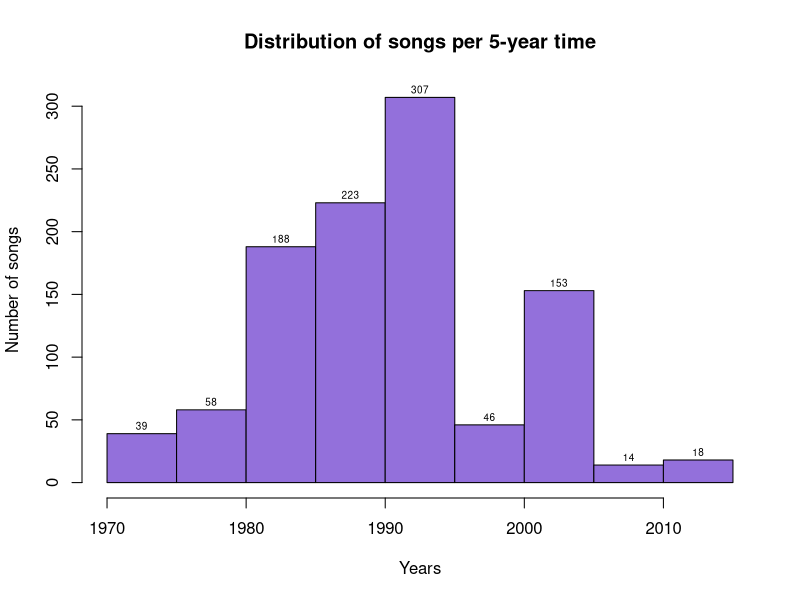
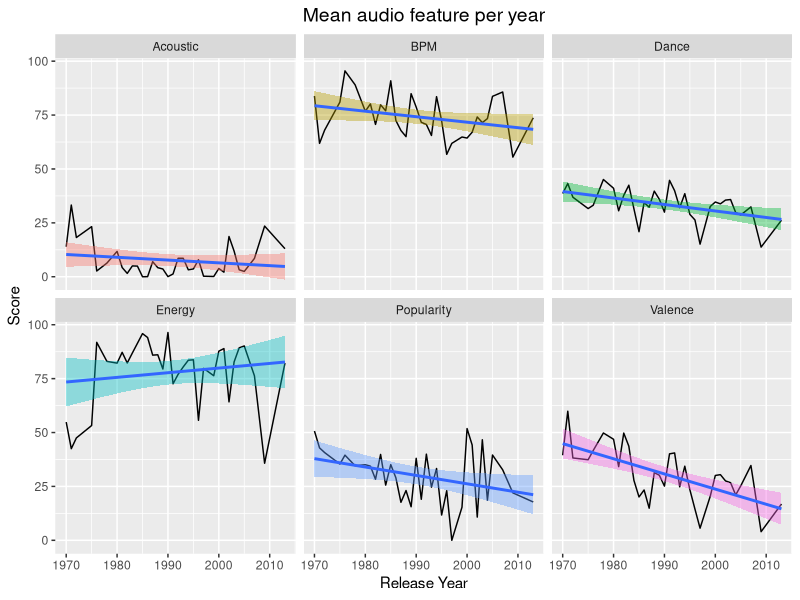
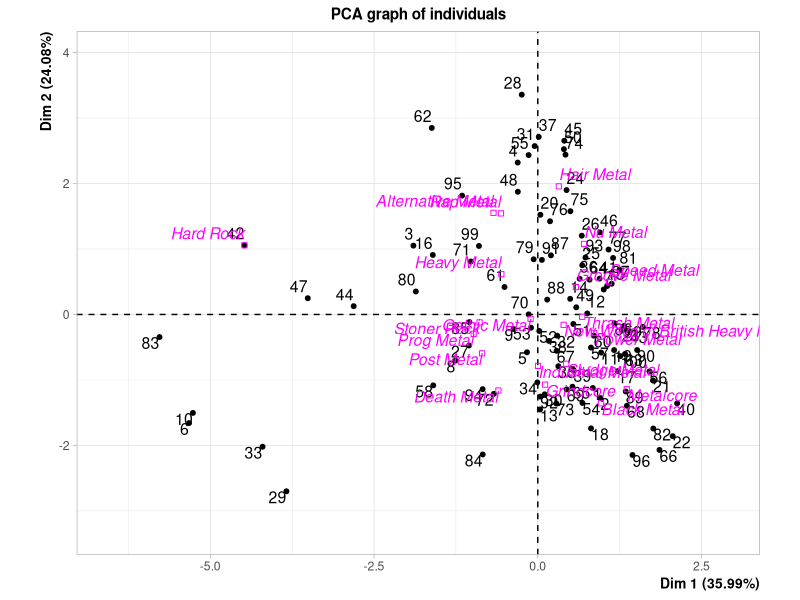
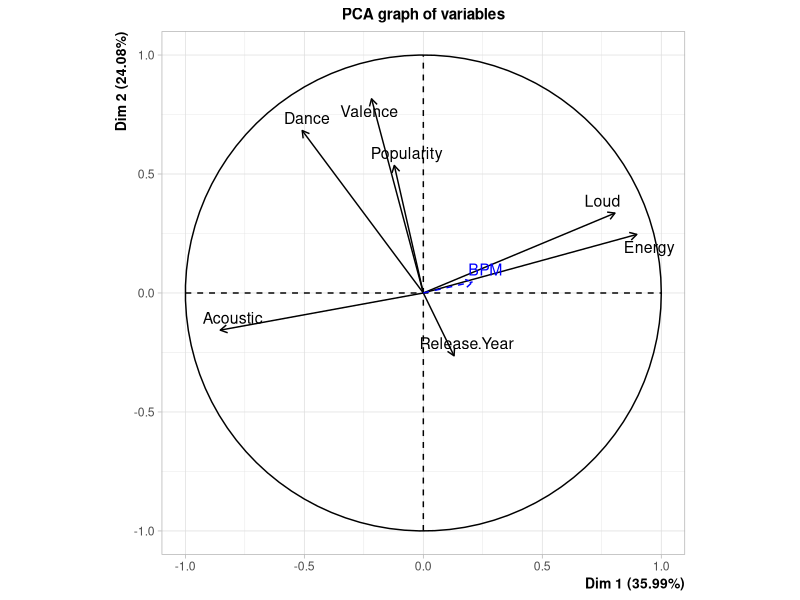
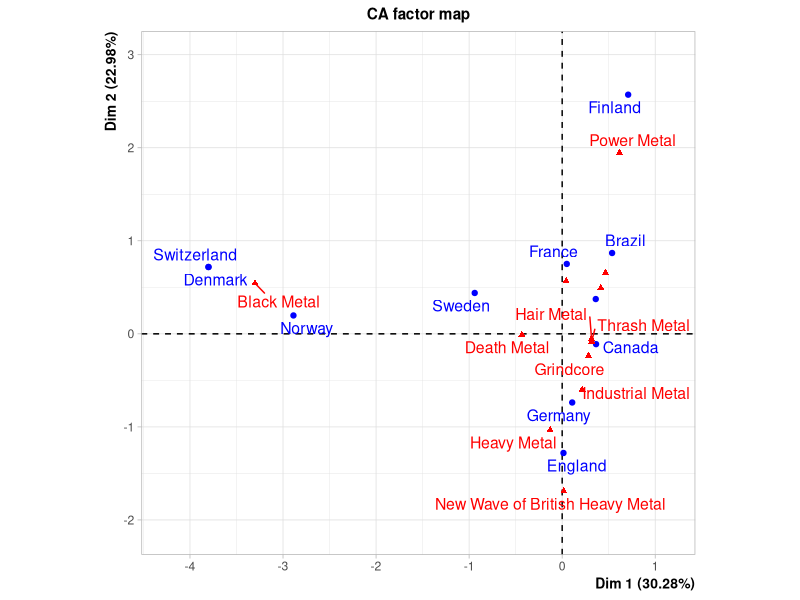
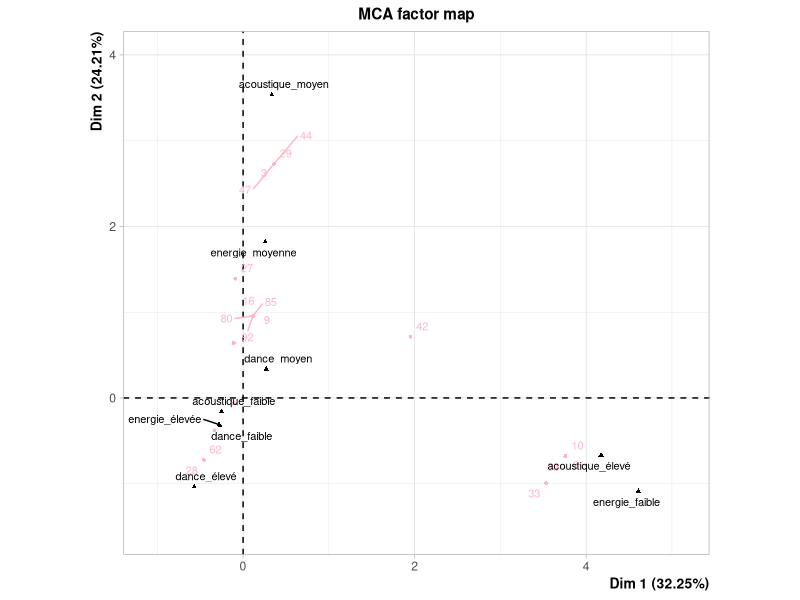

Source code (R) for these figures, in order:
## ---- chunk 1
knitr::opts_chunk$set(echo = TRUE)
## ---- chunk 2
library(FactoMineR) # pour les analyses
library(readxl)     # pour l'import de données
library(knitr)      # pour l'affichage des tables
library(dplyr)      # pour manipuler les données
library(tidyr)      # pour un supplément de manipulation
library(ggplot2)    # pour tracer les graphes
## ---- chunk 3
dataAlbums <- read_excel("./data/metal_dataset_albums.xlsx")
kable(dataAlbums[25:30,])

## ---- chunk 4
dataSongs <- read_excel("./data/metal_dataset_songs.xlsx")
kable(dataSongs[c(1,21,150,200,350),c(1,8,10:17)])
## ---- chunk 5
years <- dataSongs$`Release Year`
h <- hist(years,
     main= title("Distribution of songs per 5-year time"),
     xlab="Years", ylab="Number of songs", col="mediumpurple"
)
text(h$mids,h$counts,labels=h$counts, adj=c(0.5, -0.5),cex = 0.6)
## ---- chunk 6
dataMean <- dataSongs[,c(6,10:17)] %>% group_by(`Release Year`) %>% summarise(
  BPM=mean(`BPM`),
  Dance=mean(`Dance`),
  Energy=mean(`Energy`),
  Valence=mean(`Valence`),
  Acoustic=mean(`Acoustic`),
  Popularity=mean(`Popularity`),
)
kable(dataMean[15:20,])
## ---- chunk 7
dataMean <- dataSongs[,c(6,10:17)] %>% group_by(`Release Year`) %>% summarise(
  BPM=mean(`BPM`)-50,
  Dance=mean(`Dance`),
  Energy=mean(`Energy`),
  Valence=mean(`Valence`),
  Acoustic=mean(`Acoustic`),
  Popularity=mean(`Popularity`),
)
## ---- chunk 8
dataGather <- dataMean %>% gather(key = `Audio Feature`, value = Score, -`Release Year`)

dataGather %>% ggplot(
  aes(x=`Release Year`, y=Score, group=`Audio Feature`, fill=`Audio Feature`)) +
  geom_line() + geom_smooth(method = lm) +
  theme(
    legend.position = "none",
    plot.title = element_text(hjust = 0.5, size=14)
  ) +
  ggtitle("Mean audio feature per year") +
  facet_wrap(~`Audio Feature`)
## ---- chunk 9
# Nous avons au préalable généré un jeu de données de 100 individus, tirés au hasard.
# Nous l'importons pour l'analyser.
songsFromCsv <- read.csv("./data/dataAcpExtract.csv")
dataSongs100 <- data.frame(songsFromCsv)[,-c(1)]

res.pca <- PCA(dataSongs100, quanti.sup=c(3), quali.sup=1)

## ---- chunk 10
kable(dataSongs100[62,])
## ---- chunk 11
res.ca = CA(
  table(dataAlbums$Origin, dataAlbums$`Sub Metal Genre`)
  )
## ---- chunk 12
albumsOrigin <- dataAlbums %>% 
  group_by(`Origin`) %>% 
  summarise(count = n()) %>% 
  arrange(desc(count))

kable(albumsOrigin)
## ---- chunk 13

dataACM <- dataSongs100 %>% 
  mutate(energie = ifelse(`Energy` < 33,"faible",ifelse(`Energy` < 66,"moyenne","élevée"))) %>%
  mutate(acoustique = ifelse(`Acoustic` < 33,"faible",ifelse(`Acoustic` < 66,"moyen","élevé"))) %>%
  mutate(dance = ifelse(`Dance` < 33,"faible",ifelse(`Dance` < 66,"moyen","élevé")))

dataACMlight <- dataACM[,c(2,10:12)]

kable(dataACMlight[c(37,62),])
## ---- chunk 14
res.mca <- MCA(dataACMlight, quanti.sup = 1, graph = FALSE)

plot(res.mca, cex = 0.7, autoLab = "y", col.var = "black", col.ind = "pink1")
